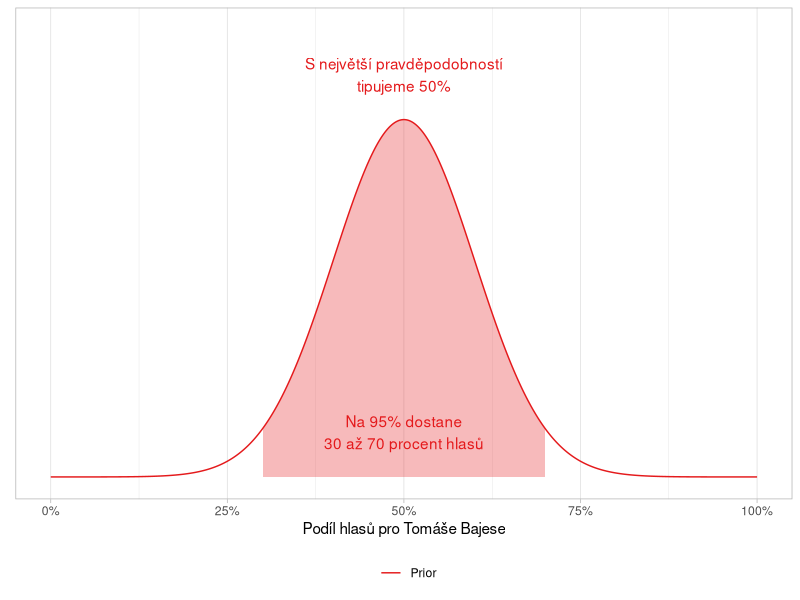
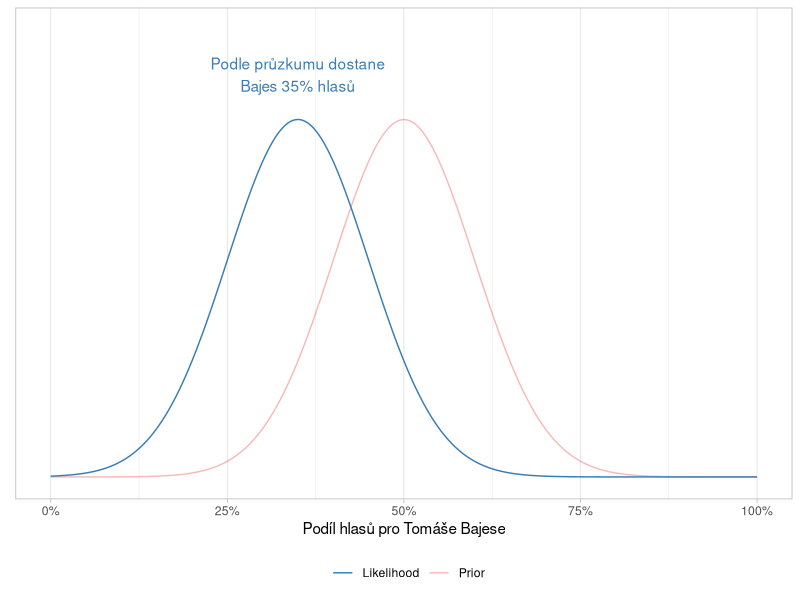
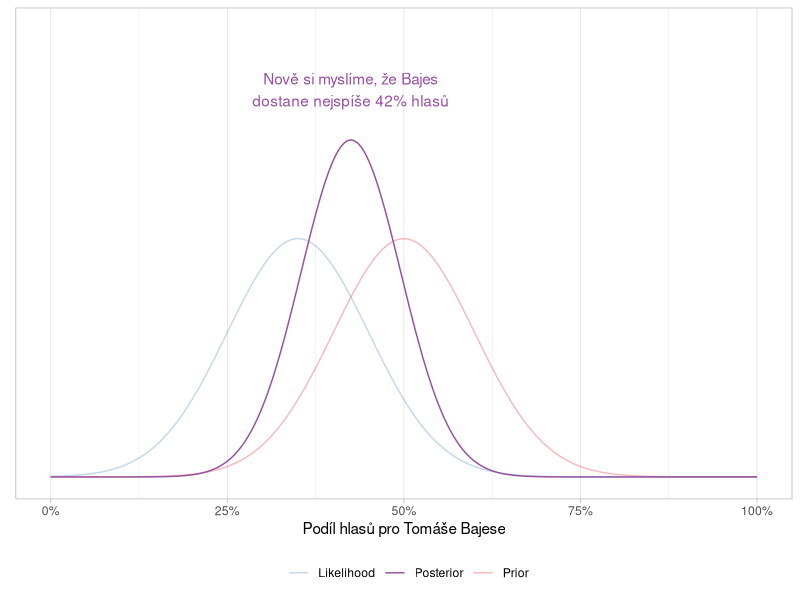
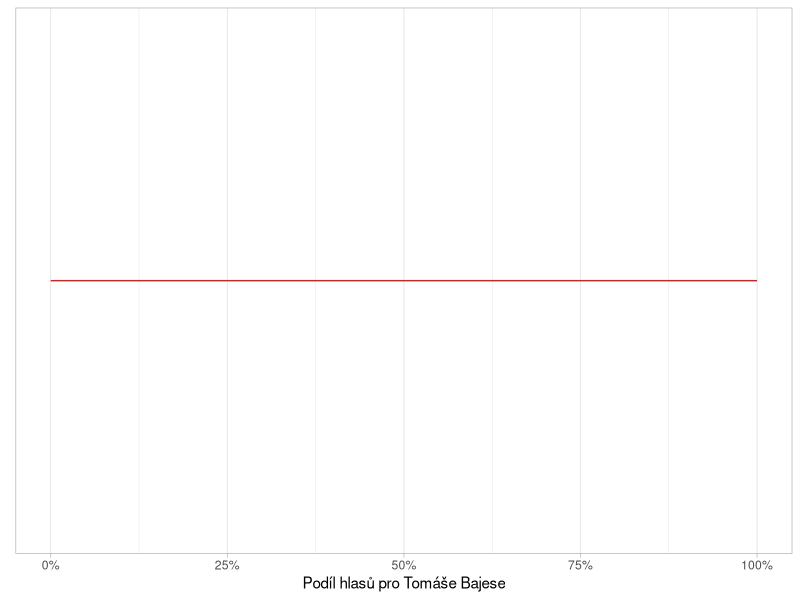
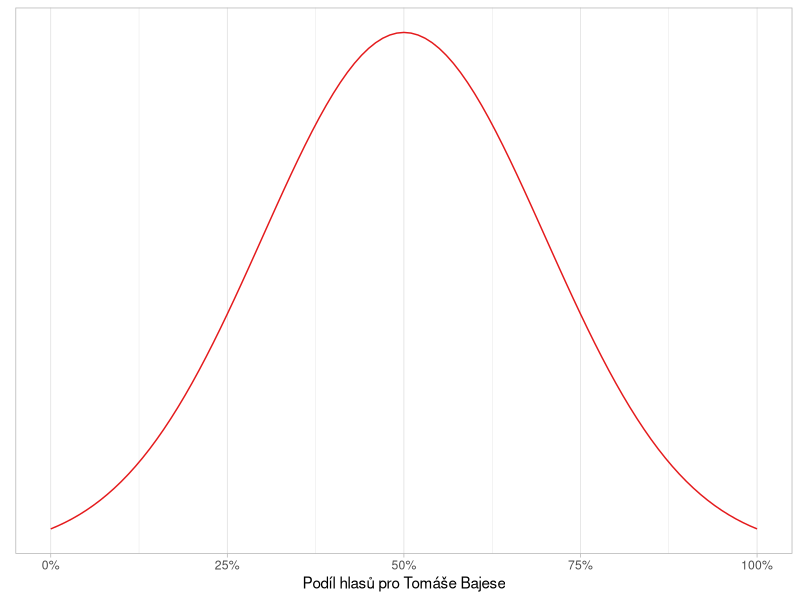
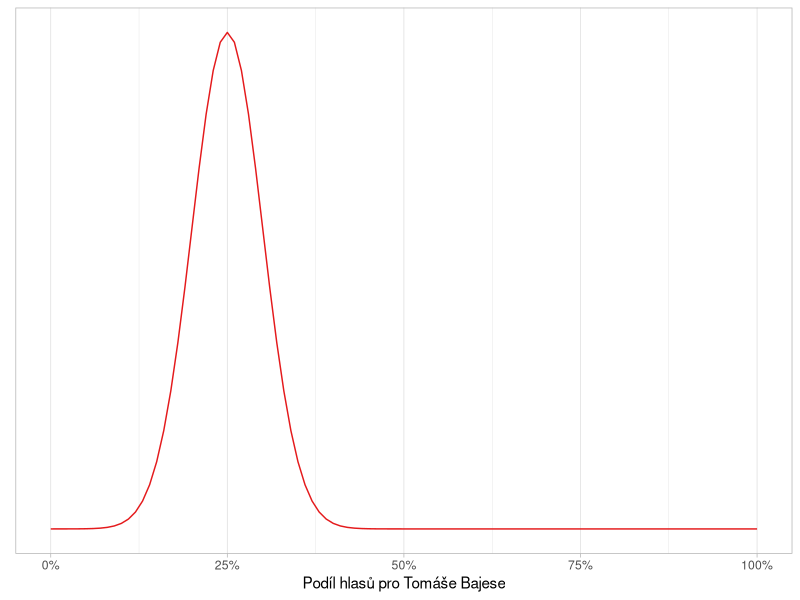

The R script that drew these images, in order:
## ---- chunk 1
knitr::opts_chunk$set(echo = FALSE, warning = FALSE)

library(tidyverse)
library(scales)

theme_set(theme_light())
## ---- chunk 2
example_vote <- tibble(p_grid     = seq(from = 0, to = 1, length.out = 500),
                       prior      = dnorm(p_grid, mean = 0.5, sd = 0.10) ) %>% 
  mutate(likelihood = dnorm(p_grid, mean = 0.35, sd = 0.1)) %>% 
  mutate(prior = prior / sum(prior),
         likelihood = likelihood / sum(likelihood),
         posterior  = (likelihood * prior / sum(likelihood * prior)))

map_estimate <- example_vote$p_grid[which.max(example_vote$posterior)]
## ---- chunk 3
ggplot(data = example_vote, aes(x = p_grid)) +
  geom_line(aes(y = prior, color = "Prior")) +
  geom_ribbon(aes(ymax = prior, ymin = 0),
                  data = filter(example_vote, p_grid < 0.7 & p_grid > 0.3),
              fill = "#e41a1c", alpha = 0.3) +
  scale_color_manual(values = "#e41a1c") +
  scale_x_continuous(labels = percent_format(accuracy = 1)) +
  scale_y_continuous(breaks = NULL, limits = c(0, 0.01)) +
  annotate(geom = "text", x = 0.5, y = 0.009,
           label = "S největší pravděpodobností\ntipujeme 50%", color = "#e41a1c") +
  annotate(geom = "text", x = 0.5, y = 0.001,
           label = "Na 95% dostane\n30 až 70 procent hlasů", color = "#e41a1c") +
  labs(x = "Podíl hlasů pro Tomáše Bajese",
       y = element_blank(),
       color = element_blank()) +
  theme(legend.position = "bottom")
## ---- chunk 4
ggplot(data = example_vote, aes(x = p_grid)) +
  geom_line(aes(y = prior, color = "Prior"), alpha = 0.3) +
  geom_line(aes(y = likelihood, color = "Likelihood")) +
  scale_color_manual(values = c("#377eb8", "#e41a1c")) +
  scale_x_continuous(labels = percent_format(accuracy = 1)) +
  scale_y_continuous(breaks = NULL, limits = c(0, 0.01)) +
  annotate(geom = "text", x = 0.35, y = 0.009,
           label = "Podle průzkumu dostane\nBajes 35% hlasů", color = "#377eb8") +
  labs(x = "Podíl hlasů pro Tomáše Bajese",
       y = element_blank(),
       color = element_blank()) +
  theme(legend.position = "bottom")
## ---- chunk 5
ggplot(data = example_vote, aes(x = p_grid)) +
  geom_line(aes(y = prior, color = "Prior"), alpha = 0.3) +
  geom_line(aes(y = likelihood, color = "Likelihood"), alpha = 0.3) +
  geom_line(aes(y = posterior, color = "Posterior")) +
  scale_color_manual(values = c("#377eb8", "#984ea3", "#e41a1c")) +
  scale_x_continuous(labels = percent_format(accuracy = 1)) +
  scale_y_continuous(breaks = NULL, limits = c(0, 0.015)) +
  annotate(geom = "text", x = map_estimate, y = 0.013,
           label = paste0("Nově si myslíme, že Bajes\ndostane nejspíše ", percent(map_estimate, 1), " hlasů"),
           color = "#984ea3") +
  labs(x = "Podíl hlasů pro Tomáše Bajese",
       y = element_blank(),
       color = element_blank()) +
  theme(legend.position = "bottom")
## ---- chunk 6
ggplot(data = data.frame(x = c(0, 1)), aes(x)) +
  stat_function(fun = dunif, n = 101, args = list(min = 0, max = 1), color = "#e41a1c") +
  scale_y_continuous(breaks = NULL) +
  scale_x_continuous(labels = percent_format(1)) +
  labs(x = "Podíl hlasů pro Tomáše Bajese",
       y = element_blank())
## ---- chunk 7
ggplot(data = data.frame(x = c(0, 1)), aes(x)) +
  stat_function(fun = dnorm, n = 101, args = list(mean = 0.5, sd = 0.2), color = "#e41a1c") +
  scale_y_continuous(breaks = NULL) +
  scale_x_continuous(labels = percent_format(1)) +
  labs(x = "Podíl hlasů pro Tomáše Bajese",
       y = element_blank())
## ---- chunk 8
ggplot(data = data.frame(x = c(0, 1)), aes(x)) +
  stat_function(fun = dnorm, n = 101, args = list(mean = 0.25, sd = 0.05), color = "#e41a1c") +
  scale_y_continuous(breaks = NULL) +
  scale_x_continuous(labels = percent_format(1)) +
  labs(x = "Podíl hlasů pro Tomáše Bajese",
       y = element_blank())
